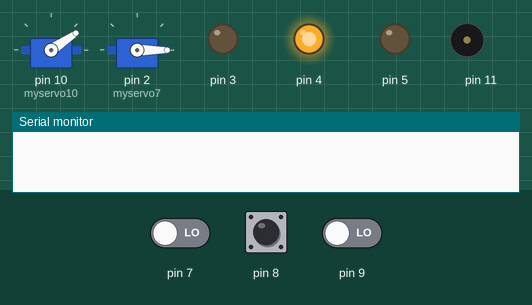
The sketch below on a simulated Arduino Uno, built with avr-gcc and run on an emulated ATmega328P. Parts: 2 × servo, output pins drawn as LEDs (lit = HIGH), buzzer (waves = sounding), the last lines printed to the serial monitor. The test bench sets the inputs (shaded band); at power-on: pin 7 LOW, pin 8 LOW, pin 9 LOW.

Above: at 1.2 s.
1.3 s: pin 7 driven HIGH
At 1.57 s:
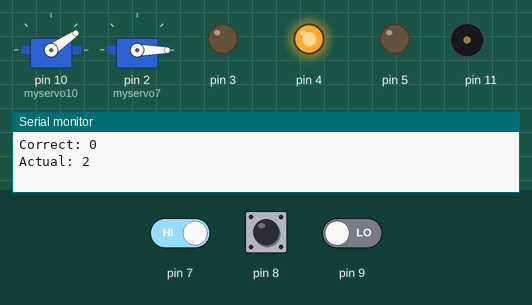
4.3 s: pin 7 driven LOW
5.8 s: pin 8 driven HIGH
At 6.13 s:
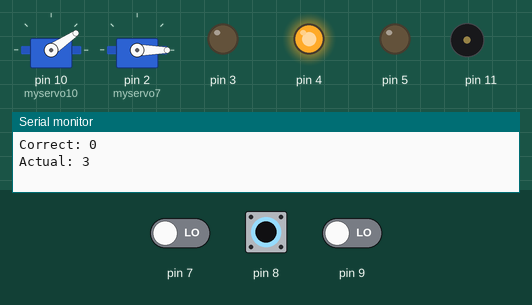
8.8 s: pin 8 pulsed LOW 2 times (0.12 s each, 0.3 s apart)
12.4 s: pin 7 driven HIGH and pin 9 driven HIGH
Timing chart, 0 to 16.4 s (numbered marks = the images above; inputs shaded):
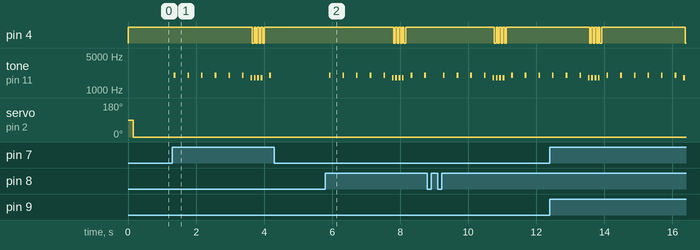

The sketch:

servo.ino
```cpp
#include <Servo.h>

int count = 0;
int passcode[6]={2,3,1,3,2,1}; //passcode to open safe. Blue=1, Red=2, Green=3.
int timeout = 250; //delay in between button presses.
int correct = 0; //Number of consecutive correct inputs
Servo myservo10;
Servo myservo7;

void setup() {
  digitalWrite(4, HIGH);
  Serial.begin(9600);
  pinMode(7, INPUT);
  pinMode(8, INPUT);
  pinMode(9, INPUT);
  pinMode(5, OUTPUT);
  pinMode(4, OUTPUT);
  pinMode(3, OUTPUT);
  myservo10.attach(10);
  myservo7.attach(2);
  myservo10.write(34);
}

void loop() {
  if (digitalRead(7)==HIGH||digitalRead(8)==HIGH||digitalRead(9)==HIGH){
    tone(11, 2000, 50);
    count+=1;
    if (digitalRead(7) == HIGH && digitalRead(8) == LOW && digitalRead(9) == LOW) {
      Serial.println("1");
      if(passcode[(count-1)]==1){
        correct+=1;
      }else{
        correct=0;
      }
    } else if(digitalRead(7) == LOW && digitalRead(8) == HIGH && digitalRead(9) == LOW){
      Serial.println("2");
      if(passcode[count-1]==2){
        correct+=1;
      }else{
        correct=0;
      }
    } else if (digitalRead(7) == LOW && digitalRead(8) == LOW && digitalRead(9) == HIGH){
      Serial.println("3");
      if(passcode[(count-1)]==3){
        correct+=1;
      }else{
        correct=0;
      }
  }
    Serial.print("Count: ");
    Serial.println(count);
    Serial.print("Correct: ");
    Serial.println(correct);
    Serial.print("Actual: ");
    Serial.println(passcode[count-1]);
    Serial.println(" ");
    delay(timeout);
}

  if(count == 6 && correct == 6){
    count=0;
    correct=0;
    //activate servo and change LED status to Green
    digitalWrite(4, LOW);
    myservo10.write(170);
    for(int i=0; i<90; i++) {
      if(i==5 || i==15 || i==25) {
        tone(11,3000,250);
        digitalWrite(3, HIGH);
      } else if(i==10 || i==20){
        digitalWrite(3, LOW);
      }
      myservo7.write(i);
      delay(50);
    }

    delay(7000);
    digitalWrite(3, LOW);
    digitalWrite(5, HIGH);

    for(int i=90; i>0; i--) {
      myservo7.write(i);
      delay(50);
    }

  } else if (count == 6 && correct != 6) {
      count = 0;
      correct = 0;
      for(int i = 0; i < 4; i++) {
        tone(11, 1800, 50);
        digitalWrite(4, HIGH);
        delay(50);
        digitalWrite(4, LOW);
        delay(50);
      }
  }
    //deactivate servo change LED status to Red
    digitalWrite(5, LOW);
    digitalWrite(4, HIGH);
    delay(150);
    myservo10.write(34);
    myservo7.write(0);
}
```

Measured:
- after the input at 1.3 s, pin 4: alternates HIGH for 0.05 s and LOW for 0.05 s, 8 changes in all, then stays HIGH, starting after 2.4 s; tone on pin 11: plays 2000 Hz for 0.05 s, 2000 Hz for 0.05 s, 2000 Hz for 0.05 s, 2000 Hz for 0.05 s, 2000 Hz for 0.05 s, 2000 Hz for 0.05 s … (11 notes in this stretch), starting after 0.05 s
- after the input at 4.3 s, tone on pin 11: stops changing and stays silent
- after the input at 5.8 s, pin 4: alternates HIGH for 0.05 s and LOW for 0.05 s, 8 changes in all, then stays HIGH, starting after 2.0 s; tone on pin 11: plays 2000 Hz for 0.05 s, 2000 Hz for 0.05 s, 2000 Hz for 0.05 s, 2000 Hz for 0.05 s, 2000 Hz for 0.05 s, 1800 Hz for 0.05 s … (11 notes in this stretch), starting after 0.11 s
